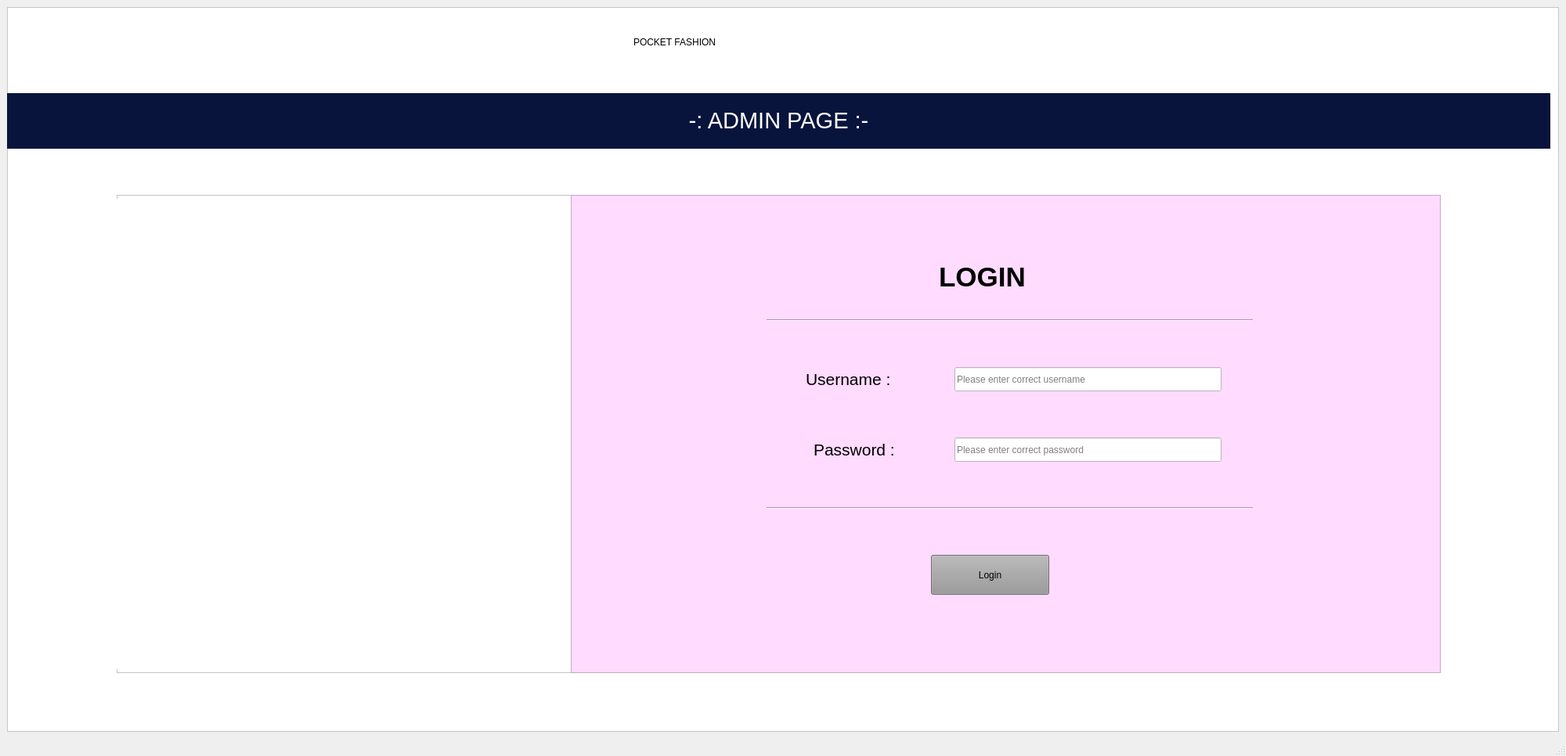
<?xml version="1.0" encoding="UTF-8"?>
<ui version="4.0">
 <class>MainWindow</class>
 <widget class="QMainWindow" name="MainWindow">
  <property name="geometry">
   <rect>
    <x>0</x>
    <y>0</y>
    <width>2000</width>
    <height>966</height>
   </rect>
  </property>
  <property name="windowTitle">
   <string>MainWindow</string>
  </property>
  <widget class="QWidget" name="centralwidget">
   <layout class="QVBoxLayout" name="verticalLayout">
    <item>
     <widget class="QFrame" name="frame">
      <property name="styleSheet">
       <string notr="true">background-color: rgb(255, 255, 255);</string>
      </property>
      <property name="frameShape">
       <enum>QFrame::StyledPanel</enum>
      </property>
      <property name="frameShadow">
       <enum>QFrame::Raised</enum>
      </property>
      <widget class="QFrame" name="frame_2">
       <property name="geometry">
        <rect>
         <x>140</x>
         <y>240</y>
         <width>581</width>
         <height>611</height>
        </rect>
       </property>
       <property name="styleSheet">
        <string notr="true"/>
       </property>
       <property name="frameShape">
        <enum>QFrame::StyledPanel</enum>
       </property>
       <property name="frameShadow">
        <enum>QFrame::Raised</enum>
       </property>
       <widget class="QLabel" name="label_2">
        <property name="geometry">
         <rect>
          <x>0</x>
          <y>5</y>
          <width>581</width>
          <height>601</height>
         </rect>
        </property>
        <property name="text">
         <string/>
        </property>
        <property name="pixmap">
         <pixmap>../../../Downloads/adminleftimg.jpg</pixmap>
        </property>
       </widget>
      </widget>
      <widget class="QFrame" name="frame_3">
       <property name="geometry">
        <rect>
         <x>720</x>
         <y>240</y>
         <width>1111</width>
         <height>611</height>
        </rect>
       </property>
       <property name="styleSheet">
        <string notr="true">background-color: rgb(252, 208, 255);
background-color: rgb(255, 219, 255);</string>
       </property>
       <property name="frameShape">
        <enum>QFrame::StyledPanel</enum>
       </property>
       <property name="frameShadow">
        <enum>QFrame::Raised</enum>
       </property>
       <widget class="QLabel" name="label_5">
        <property name="geometry">
         <rect>
          <x>300</x>
          <y>220</y>
          <width>151</width>
          <height>31</height>
         </rect>
        </property>
        <property name="styleSheet">
         <string notr="true">font: 12pt &quot;MS Shell Dlg 2&quot;;</string>
        </property>
        <property name="text">
         <string>&lt;html&gt;&lt;head/&gt;&lt;body&gt;&lt;p&gt;&lt;span style=&quot; font-size:16pt;&quot;&gt;Username :&lt;/span&gt;&lt;/p&gt;&lt;/body&gt;&lt;/html&gt;</string>
        </property>
       </widget>
       <widget class="QLabel" name="label_6">
        <property name="geometry">
         <rect>
          <x>310</x>
          <y>310</y>
          <width>131</width>
          <height>31</height>
         </rect>
        </property>
        <property name="styleSheet">
         <string notr="true">font: 12pt &quot;MS Shell Dlg 2&quot;;</string>
        </property>
        <property name="text">
         <string>&lt;html&gt;&lt;head/&gt;&lt;body&gt;&lt;p&gt;&lt;span style=&quot; font-size:16pt;&quot;&gt;Password :&lt;/span&gt;&lt;/p&gt;&lt;/body&gt;&lt;/html&gt;</string>
        </property>
       </widget>
       <widget class="QLineEdit" name="username">
        <property name="geometry">
         <rect>
          <x>490</x>
          <y>220</y>
          <width>341</width>
          <height>31</height>
         </rect>
        </property>
        <property name="styleSheet">
         <string notr="true">background-color: rgb(255, 255, 255);
font: 11pt &quot;MS Shell Dlg 2&quot;;</string>
        </property>
        <property name="text">
         <string/>
        </property>
        <property name="placeholderText">
         <string>Please enter correct username</string>
        </property>
       </widget>
       <widget class="QLineEdit" name="password">
        <property name="geometry">
         <rect>
          <x>490</x>
          <y>310</y>
          <width>341</width>
          <height>31</height>
         </rect>
        </property>
        <property name="styleSheet">
         <string notr="true">background-color: rgb(255, 255, 255);
font: 11pt &quot;MS Shell Dlg 2&quot;;</string>
        </property>
        <property name="echoMode">
         <enum>QLineEdit::Password</enum>
        </property>
        <property name="placeholderText">
         <string>Please enter correct password</string>
        </property>
       </widget>
       <widget class="QPushButton" name="login">
        <property name="geometry">
         <rect>
          <x>460</x>
          <y>460</y>
          <width>151</width>
          <height>51</height>
         </rect>
        </property>
        <property name="styleSheet">
         <string notr="true">background-color: rgb(152, 152, 152);
font: 16pt &quot;MS Shell Dlg 2&quot;;</string>
        </property>
        <property name="text">
         <string>Login</string>
        </property>
       </widget>
       <widget class="QLabel" name="label_7">
        <property name="geometry">
         <rect>
          <x>470</x>
          <y>80</y>
          <width>171</width>
          <height>51</height>
         </rect>
        </property>
        <property name="styleSheet">
         <string notr="true">font: 14pt &quot;MS Shell Dlg 2&quot;;</string>
        </property>
        <property name="text">
         <string>&lt;html&gt;&lt;head/&gt;&lt;body&gt;&lt;p&gt;&lt;span style=&quot; font-size:26pt; font-weight:600;&quot;&gt;LOGIN &lt;/span&gt;&lt;/p&gt;&lt;/body&gt;&lt;/html&gt;</string>
        </property>
       </widget>
       <widget class="Line" name="line">
        <property name="geometry">
         <rect>
          <x>250</x>
          <y>390</y>
          <width>621</width>
          <height>20</height>
         </rect>
        </property>
        <property name="orientation">
         <enum>Qt::Horizontal</enum>
        </property>
       </widget>
       <widget class="Line" name="line_2">
        <property name="geometry">
         <rect>
          <x>250</x>
          <y>150</y>
          <width>621</width>
          <height>20</height>
         </rect>
        </property>
        <property name="orientation">
         <enum>Qt::Horizontal</enum>
        </property>
       </widget>
      </widget>
      <widget class="QLabel" name="label">
       <property name="geometry">
        <rect>
         <x>0</x>
         <y>110</y>
         <width>1971</width>
         <height>71</height>
        </rect>
       </property>
       <property name="styleSheet">
        <string notr="true">background-color: rgb(9, 20, 60);</string>
       </property>
       <property name="text">
        <string>&lt;html&gt;&lt;head/&gt;&lt;body&gt;&lt;p align=&quot;center&quot;&gt;&lt;span style=&quot; font-size:22pt; color:#ffffff;&quot;&gt;-: ADMIN PAGE :-&lt;/span&gt;&lt;/p&gt;&lt;/body&gt;&lt;/html&gt;</string>
       </property>
      </widget>
      <widget class="QLabel" name="label_3">
       <property name="geometry">
        <rect>
         <x>800</x>
         <y>20</y>
         <width>391</width>
         <height>51</height>
        </rect>
       </property>
       <property name="styleSheet">
        <string notr="true">font: 75 28pt &quot;Times New Roman&quot;;</string>
       </property>
       <property name="text">
        <string>&lt;html&gt;&lt;head/&gt;&lt;body&gt;&lt;p&gt;POCKET FASHION&lt;/p&gt;&lt;/body&gt;&lt;/html&gt;</string>
       </property>
      </widget>
      <widget class="QLabel" name="label_4">
       <property name="geometry">
        <rect>
         <x>10</x>
         <y>10</y>
         <width>91</width>
         <height>81</height>
        </rect>
       </property>
       <property name="text">
        <string/>
       </property>
       <property name="pixmap">
        <pixmap>../../../Downloads/pf.png</pixmap>
       </property>
      </widget>
     </widget>
    </item>
   </layout>
  </widget>
  <widget class="QMenuBar" name="menubar">
   <property name="geometry">
    <rect>
     <x>0</x>
     <y>0</y>
     <width>2000</width>
     <height>26</height>
    </rect>
   </property>
  </widget>
  <widget class="QStatusBar" name="statusbar"/>
 </widget>
 <resources>
  <include location="../icons.qrc"/>
 </resources>
 <connections/>
</ui>
